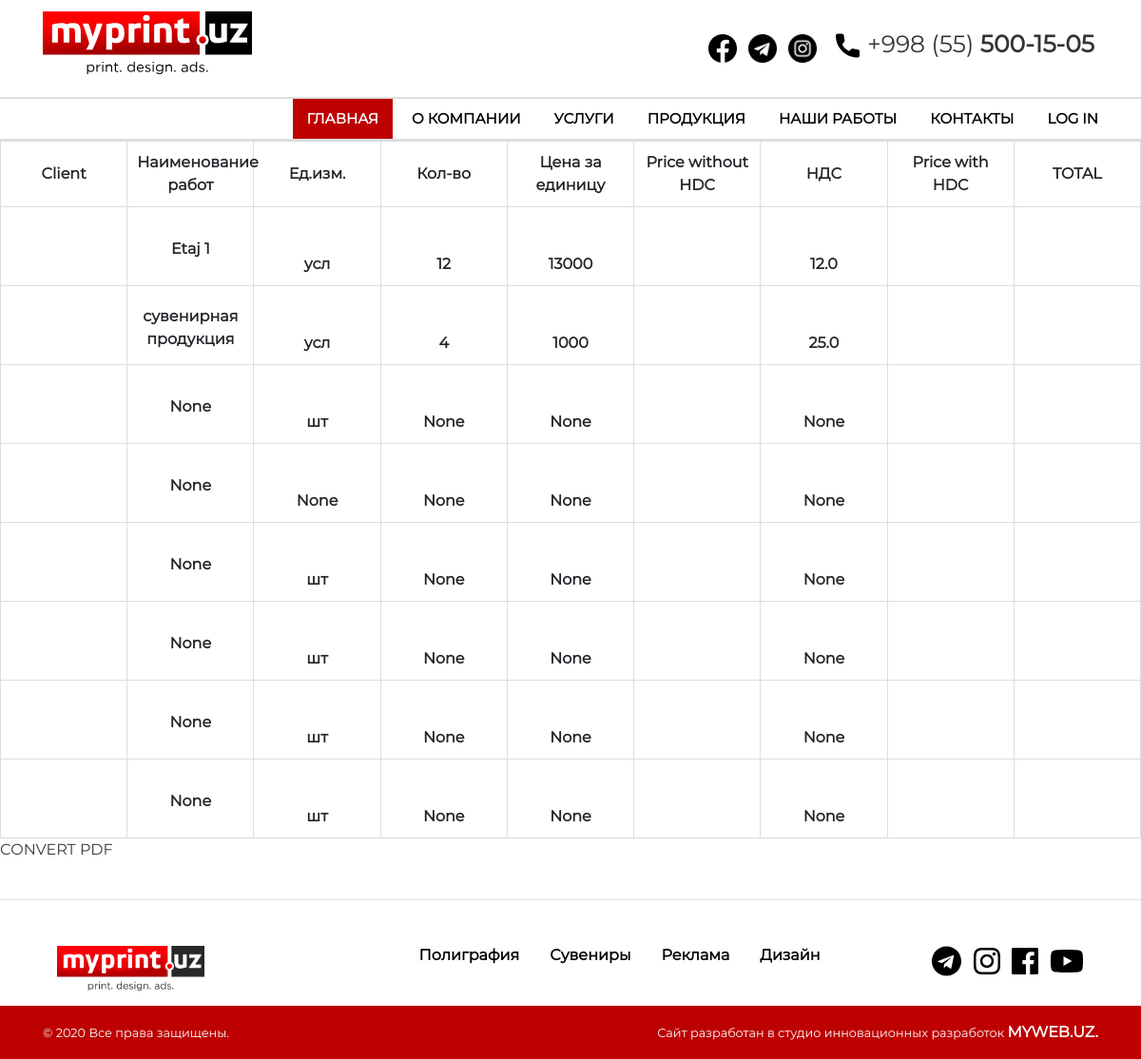
/en/list/, run on an earlier commit of the app's database.
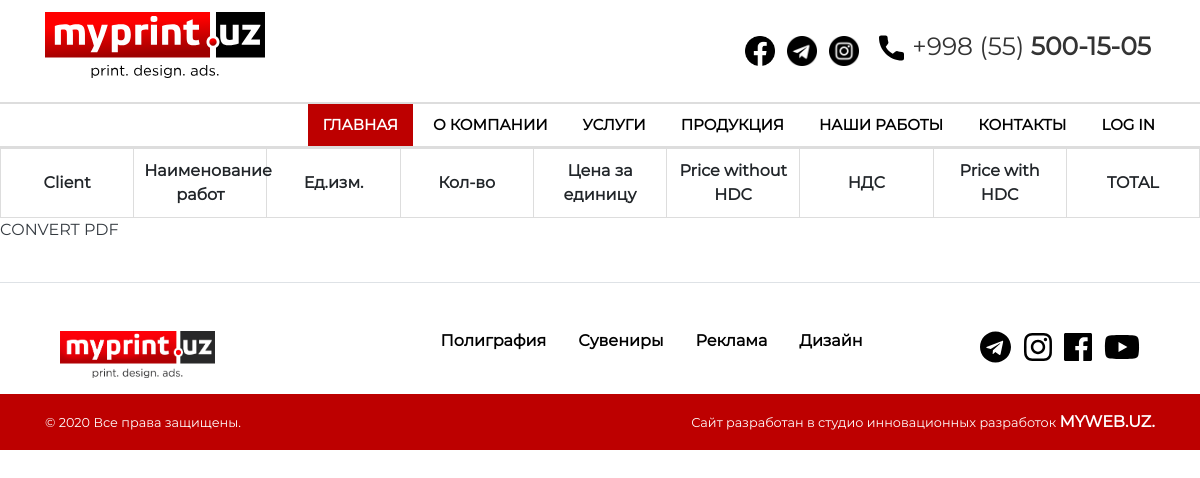
And on a later commit of the database.
### myprint/models.py (models this page shows, shortened)
class OrderForm(models.Model):
    Product_Status = (
        ('шт', 'шт'),
        ('усл', 'усл'),
    )
    customer = models.ForeignKey(Customer, related_name = "orders", on_delete=models.CASCADE)
    name = models.CharField(max_length=65, blank=True, null=True)
    status_order = models.CharField(max_length=20, choices=Product_Status, default='шт', null=True, blank=True)
    amount = models.IntegerField(blank=True, null=True)
    price = models.PositiveIntegerField(blank=True, null=True)
    VAT = models.FloatField(blank=True, null=True)
    class Meta:
        db_table = 'orders'

### myprint/views.py (the view)
# urls.py: path('list/', listview, name="list"),
def listview(request):
    datas = OrderForm.objects.all()
    dataform = Customer.objects.all()
    context = {'datas' : datas,'dataform' : dataform}
    return render(request, 'multi_forms/list.html', context=context)

### myprint/templates/multi_forms/list.html
{% extends 'base.html' %}
{% load static %}
{% block content %}
	<table>
     <thead>
        <tr>
          <th scope='col'>Client</th>
          <th scope='col'>Наименование работ</th>
          <th scope='col'>Ед.изм.</th>
          <th scope='col'>Кол-во</th>
          <th scope='col'>Цена за единицу</th>
          <th scope='col'>Price without HDC</th>
          <th scope='col'>НДС</th>
          <th scope='col'>Price with HDC</th>
          <th scope='col'>TOTAL</th>
        </tr>
     </thead>
     <tbody>
         {% for data in datas %}
           <tr>
            <td class="pt-3">{{data.customer.client}}</td>
            <td class="pt-3">{{data.name}}</td>
            <td class="pt-5">{{data.status_order}}</td>
            <td class="pt-5">{{data.amount}}</td>
            <td class="pt-5">{{data.price}}</td>
            <td class="pt-5">{{price_without_VAT}}</td>
            <td class="pt-5">{{data.VAT}}</td>
            <td class="pt-5">{{total}}</td>
           </tr>
         {% endfor %}
     </tbody>
    </table>
    <p><a href="{% url 'myprint:create_pdf' %}" class="h6 text-dark">CONVERT PDF</a></p><br>
{% endblock %}

### templates/base.html (shortened to what this page needs)
{% load static %}
<!DOCTYPE html>
<html>
<head>
		<link rel="stylesheet" type="text/css" href="{%  static 'bootstrap/css/bootstrap.min.css' %}">
		<link rel="stylesheet" href="{%  static 'fontawesomePremium/css/all.css' %}">
		<link rel="stylesheet" href="{%  static 'css/slick.css' %}">
	  <link rel="stylesheet" type="text/css" href="{%  static 'css/animate.css' %}">
		<link rel="stylesheet" type="text/css" href="{%  static 'css/style.css' %}">
	</head>
<body class="container-fluid pl-0 pr-0" style="overflow-x: hidden;">
	<header class="header shop">
		<div class="topbar">
		 <div class="container">
		   <div class="row">
			 <div class="col-12 col-sm-12 col-md-12 col-lg-5 col-xl-5 text-center text-md-left">
			   <a href="index-2.html" class="cat-1heading"><img src="{% static 'img/logo.svg' %}" width="220" alt=""></a>
			 </div>
			 <div class="col-12 col-sm-12 col-md-12 col-lg-7 col-xl-7 text-center">
			   <div class="right-content">
				 <ul class="list-main pt-3">
				   <li class="pr-1 pb-2 border-0"><a href="https://www.facebook.com/myprintreklama/"><img src="{% static 'img/icons/facebook.png' %}" width="30" height="30" alt=""></a></li>
				   <li class="pl-1 pr-1 pb-2 border-0"><a href="https://t.me/MYPRINTUZ"><img src="{% static 'img/icons/telegramBlack.png' %}" width="30" height="30" alt=""></a></li>
				   <li class="pl-1 pr-1 pb-2 border-0"><a href="https://www.instagram.com/myprintuz/"><img src="{% static 'img/icons/instagramBlack.png' %}" width="30" height="30" alt=""></a></li>
				   <li class="pl-1 pr-1 pb-1 mb-0 border-0 font-weight-normal"><a href="tel:+998555001505" class="pb-0 pt-3 mb-0 font-weight-normal" style="font-size: 25px;"><img src="{% static 'img/icons/phonesvg.svg'%}" width="25" class="mr-2 ml-2" height="30" alt="">+998 (55) <span style="font-size: 25px; font-weight: bold;">500-15-05</span></a></li>
				 </ul>
			   </div>
			 </div>
		   </div>
		 </div>
	   </div>
	   <div class="header-inner">
		<div class="container pl-5  pr-5 pr-lg-0 pr-xl-0">
				<div class="row">
					<div class="col-12 col-sm-12 col-md-12 col-lg-12 col-xl-12">
							<nav class="navbar navbar-expand-lg pr-4 pr-lg-0 pr-xl-0">
								<div class="navbar-collapse">
									<div class="nav-inner">
				  <ul class="nav menu navbar-nav">
					  <li class="active"><a href="{% url 'myprint:home' %}">ГЛАВНАЯ</a></li>
					  <li><a href="{% url 'myprint:advertisement' %}" class="text-uppercase">О компании</a></li>
												<li><a href="#!">УСЛУГИ</a>
					  </li>
					  <li><a href="#!">ПРОДУКЦИЯ</a>
					  </li>
					  <li><a href="{% url 'myprint:portfolio' %}">НАШИ РАБОТЫ</a></li>
					  <li><a href="{% url 'myprint:contact' %}">КОНТАКТЫ</a></li>
					  <li><a href="{% url 'myprint:login' %}">LOG IN</a></li>
				  </ul>
									</div>
								</div>
							</nav>
					</div>
				</div>
			</div>
	</div>
</header>
{% block content %}{% endblock content %}
<footer class="container-fluid pl-0 pr-0 pt-5 border-top">
	<div class="container pb-3">
		<div class="row m-0">
		  <div class="offset-2 offset-sm-0 col-8 col-sm-12 col-md-6 col-lg-3 col-xl-2 pt-3 pt-lg-0 text-center">
			<img src="{% static 'img/logo.png' %}" width="100%" alt="">
		  </div>
		  <div class="offset-3 offset-sm-0 col-9 col-sm-12 col-md-6 col-lg-6 col-xl-7 footer_menu">
			<h5 class="ml-3 mr-3"><a href="poligraphy-products.html" class="colorBlack">Полиграфия</a></h5>
			<h5 class="ml-3 mr-3"><a href="gifts-products.html" class="colorBlack">Сувениры</a></h5>
			<h5 class="ml-3 mr-3"><a href="promotional-products.html" class="colorBlack">Реклама</a></h5>
			<h5 class="ml-3"><a href="dizayn.html" class="colorBlack">Дизайн</a></h5>
		  </div>
		  <div class="col-12 col-sm-12 col-md-6 col-lg-3 col-xl-3 text-center text-md-right">
			<span class="ml-2"><i class="fab fa-2x fa-telegram colorBlack"></i></span>
			<span class="ml-2"><i class="fab fa-2x fa-instagram colorBlack"></i></span>
			<span class="ml-2"><i class="fab fa-2x fa-facebook colorBlack"></i></span>
			<span class="ml-2"><i class="fab fa-2x fa-youtube colorBlack"></i></span>
		  </div>
		</div>
	</div>
	<div class="container-fluid bgRed">
		<div class="container text-white">
			<div class="row">
				<div class="col-12 col-sm-12 col-md-12 col-lg-12 col-xl-12 pt-3 form-inline justify-content-between">
					<p class="small">&copy; 2020 Все права защищены.</p>
					<p class="small">Сайт разработан в студио инновационныx разработок <a href="http://myweb.uz/" class="text-white text-decoration-none font-weight-bold"> MYWEB.UZ.</a></p>
				  </div>
			</div>
		</div>
	</div>
</footer>
</body>
</html>

### static/css/style.css (style rules this page uses)
*, *::before, *::after { font-family: "Montserrat-Regular"; font-weight: 900; font-size: 16px; }
.colorBlack { color: #000000; }
.bgRed { background-color: #bd0000; }
table { border: 1px solid rgb(255, 255, 255); border-collapse: collapse; margin: 0; padding: 0; width: 100%; table-layout: fixed; }
table tr { border: 1px solid #ddd; padding: .35em; }
table th, table td { padding: .625em; text-align: center; border: 1px solid #ddd; }
.header .navbar { padding: 0; }
.navbar-expand-lg .navbar-collapse { display:block !important; }
.header.shop .topbar { border: none; padding: 12px 0px; }
.header.shop .right-content { float:right; }
.header.shop .list-main li { display: inline-block; color: #333; font-size: 13px; font-weight: 500; border-right: 1px solid #f0f0f0; padding: 0px 13px; }
.header.shop .list-main li:last-child { padding-right:0; border:none; }
.header.shop .list-main li a { color:#333; }
.header.shop { background:#fff; }
.header.shop .nav-inner { margin: 0; float: right; }
.header.shop .topbar { border: none; }
.header.shop .header-inner { background-color: #ffffff; border-top: 2px solid #dddddd; border-bottom: 2px solid #dddddd; }
.header.shop .nav li { margin-right:5px; position: relative; float: right; }
.header.shop .nav li:last-child { margin-right:0; }
a, a:hover { text-decoration: none; }
.header.shop .nav li a { color: rgb(0, 0, 0); text-transform: capitalize; font-size: 15px; padding: 10px 15px; font-weight: bold; display: block; position: relative; -webkit-transition: all 0.4s ease; -moz-transition: all 0.4s ease; transition: all 0.4s ease; }
.header.shop .nav li.active a { color: #ffffff; background: #bd0000; border: 0px solid #000; }
.footer_menu { display: inline-flex; justify-content: end; }
.footer_menu h5 { font-size: 16px; }

What changed in the data, as far as the page shows it:
removed OrderForm: name "Etaj 1", status_order "усл", amount "12", price "13000", VAT "12.0"
removed OrderForm: name "сувенирная продукция", status_order "усл", amount "4", price "1000", VAT "25.0"
removed OrderForm: name "None", status_order "шт", amount "None", price "None", VAT "None"
removed OrderForm: name "None", status_order "None", amount "None", price "None", VAT "None"
removed OrderForm: name "None", status_order "шт", amount "None", price "None", VAT "None"
removed OrderForm: name "None", status_order "шт", amount "None", price "None", VAT "None"
removed OrderForm: name "None", status_order "шт", amount "None", price "None", VAT "None"
removed OrderForm: name "None", status_order "шт", amount "None", price "None", VAT "None"
